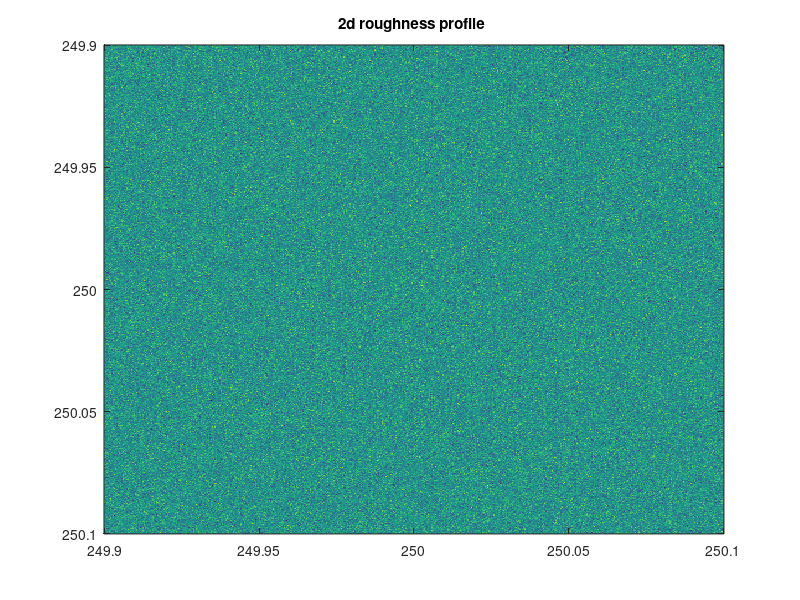
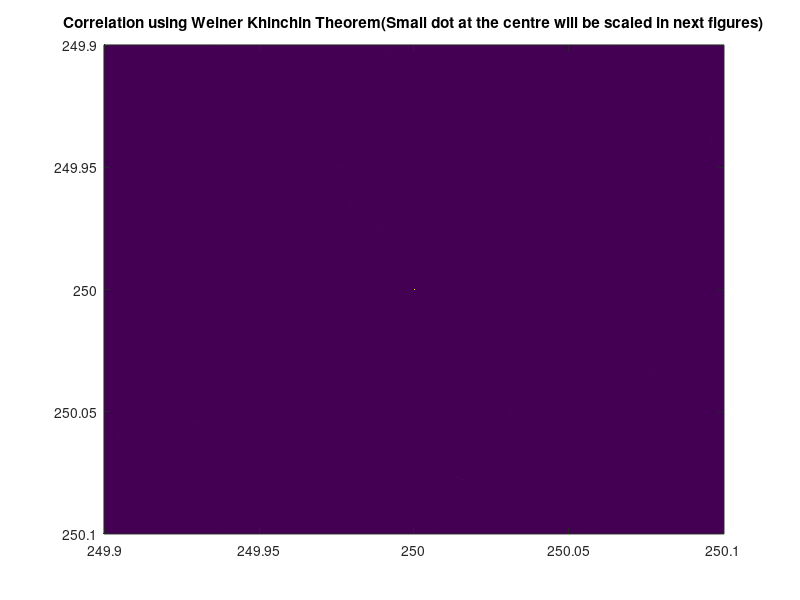
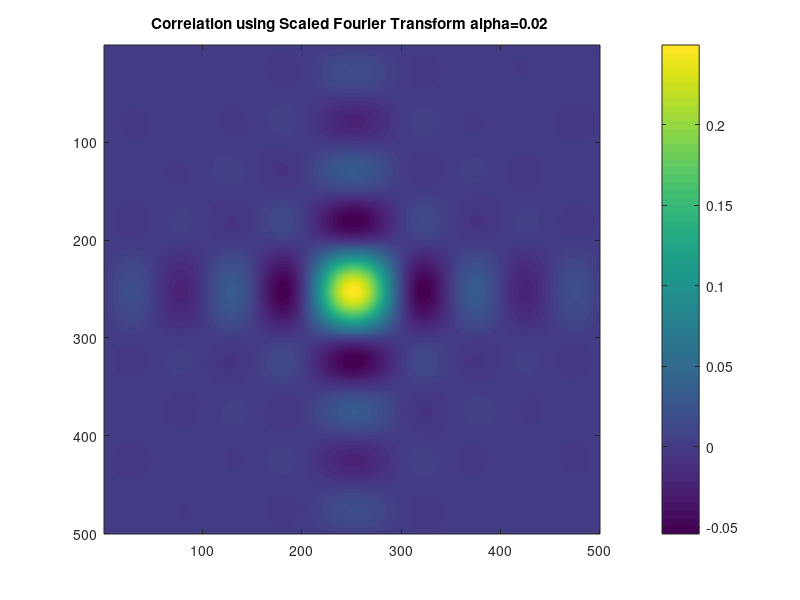
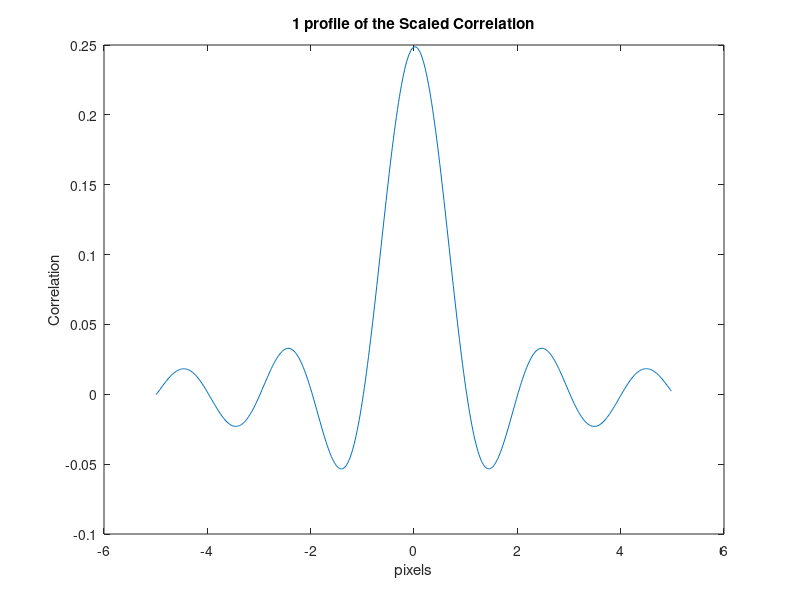

These charts were generated, in order, by the following MATLAB code: (Note: this script raises an error after producing the figures.)
% making a 2d version of roughness profile based on Nascov et al 2009
% on running the code the varaible Corr gives the value of correlation
% length for the rough surface
clc
clear 
close all

N       = 500;
f       = randn(N,N);

%plotting the gaussian random surface
imagesc([249.9,250.1],[249.9,250.1],real(f),'CDataMapping','scaled')
title('2d roughness profile ')

f2      = (fft2(f).*ifft2(f));% Wiener Kinchin Theorem for estimating autocovariance
f3      = ifft2(f2);
f2shift = fftshift(f3);
alpha   = 0.02;
M       = N;

figure
imagesc([249.9,250.1],[249.9,250.1],real(f2shift),'CDataMapping','scaled')
title('Correlation using Weiner Khinchin Theorem(Small dot at the centre will be scaled in next figures)')

%% preparing a scaled inverse fourier transform which will be used to scale the autocovariance function
% F(n) = summed over m(f(m)*exp(-i*2*pi/M*alpha*m*n));

% creating a matrix coordinate base
n        = -M:M-1;
m        = -M/2:M/2-1;
kscaled  = alpha*m;
[xn,yn]  = meshgrid(n,n);
[xm,ym]  = meshgrid(m,m);

w  = exp(1i*2*pi/M);
h  = exp(1i*2*pi/M.*(alpha*(xn.^2 + yn.^2)/2));
g  = exp(-1i*2*pi/M.*(alpha/2*(xm.^2 + ym.^2))).*f2;

% padding zeros to expand the g matrix
b1       = zeros(M/2,M);
b2       = zeros(M/2,M/2);
g        = [b2,b1,b2;b1',g,b1';b2,b1,b2];
f4       = fftshift(fft2(ifft2(g).*ifft2(h)));

f5       = exp(-1i*2*pi/M.*((xm.^2 + ym.^2)*alpha/2));
f5       = [b2,b1,b2;b1',f5,b1';b2,b1,b2];

F1       = f4.*f5;
F        = F1(M/2:3*(M/2)-1,M/2:3*(M/2)-1);
F2       = real(F(M/2,:));
%kscaled  = alpha*m;

figure
imagesc(real(F),'CDataMapping','scaled')% object plan
colorbar
title('Correlation using Scaled Fourier Transform alpha=0.02 ')



% plotting a 1 profile for better view
figure
plot(kscaled,F2)
xlabel('pixels')
ylabel('Correlation')
title('1 profile of the Scaled Correlation')
%% finding the minima in the autocorrelation function to find the correlation length


[Minim,MinIdx] = findpeaks(-F2);
hold
plot(kscaled(MinIdx),F2(MinIdx),'*')
hold

Minima = kscaled(MinIdx);

% finding the two minimas around zero Corr is the correlation length in
% pixels
for ii = 1:length(MinIdx)-1
     if Minima(ii+1)*Minima(ii)<0
         Corr = kscaled(MinIdx(ii+1))-kscaled(MinIdx(ii))
     end
end


